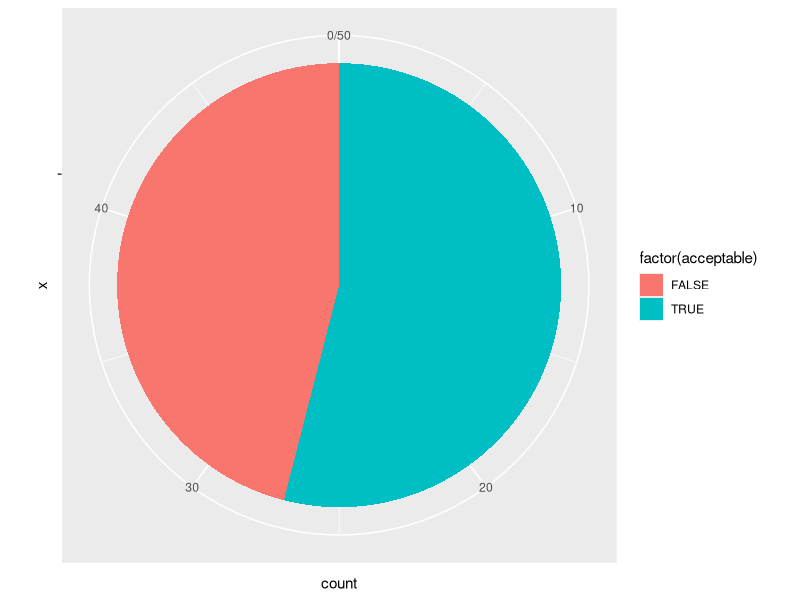

The R script that drew this image:
library(tidyverse)



N <- c(1:50)

DNA_Samples <- paste0('DNA_',N)
#DNA will be separated based on E-value 
E_value <- runif(50, min = 0, max = 1)
#in this case an E-value < .5 would be considered DNA
#of unknown origin however in a real data set the cutoff evalue 
# would probably be closer to around 1e-20~30
acceptable <- E_value<.5

df <- cbind(DNA_Samples,E_value, acceptable)

df_2 <- data.frame(df)


ggplot(df_2, aes(x="", fill=factor(acceptable))) +
         geom_bar(width = 1) +
         coord_polar("y", start=0)
